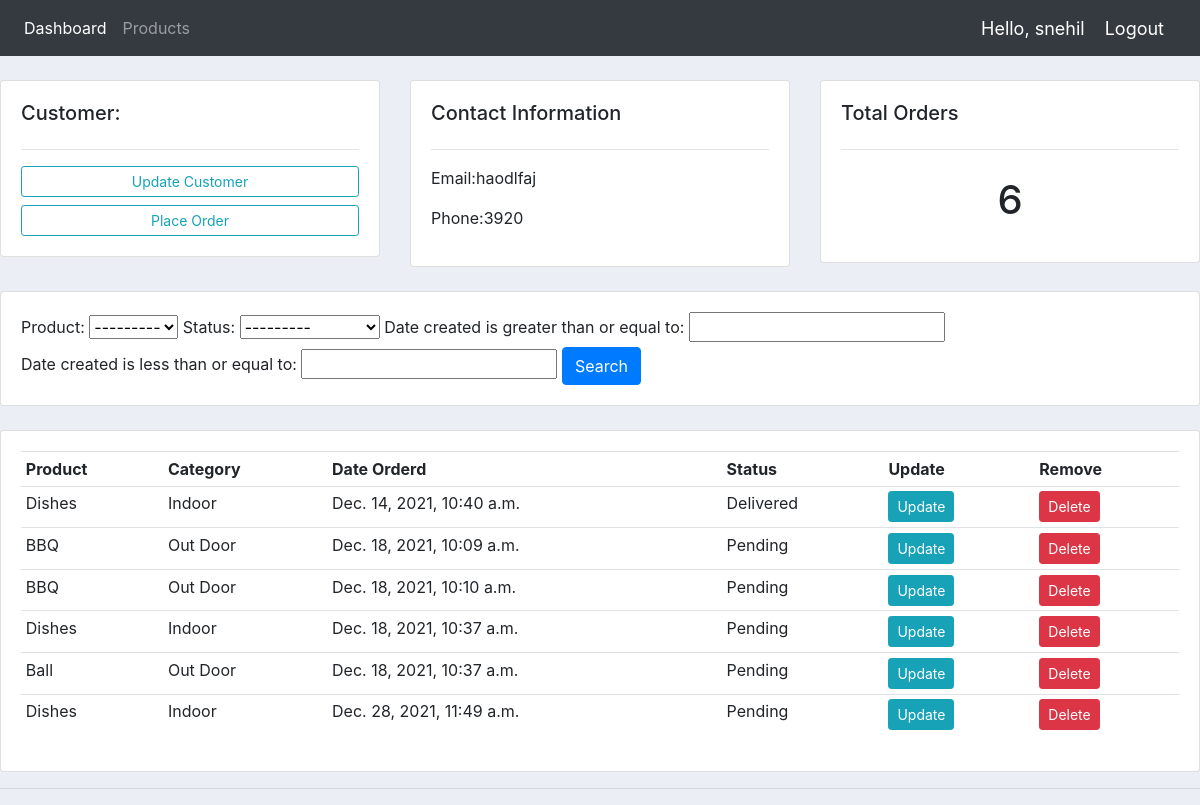
The app's page /customer/1/ (signed in) with its own data.
### accounts/models.py (models this page shows, shortened)
class Customer(models.Model):
	user = models.OneToOneField(User, null=True, blank=True, on_delete=models.CASCADE)
	name = models.CharField(max_length=200, null=True)
	phone = models.CharField(max_length=200, null=True)
	email = models.CharField(max_length=200, null=True)
	profile_pic = models.ImageField(default ='profile_pic.png',null=True,blank=True)
	date_created = models.DateTimeField(auto_now_add=True, null=True)

class Order(models.Model):
	STATUS = (
			('Pending', 'Pending'),
			('Out for delivery', 'Out for delivery'),
			('Delivered', 'Delivered'),
			)
	customer = models.ForeignKey(Customer, null=True, on_delete=models.SET_NULL)
	product = models.ForeignKey(Product, null=True, on_delete=models.SET_NULL)
	date_created = models.DateTimeField(auto_now_add=True, null=True)
	status = models.CharField(max_length=200, null=True, choices=STATUS)

class Product(models.Model):
	CATEGORY = (
			('Indoor', 'Indoor'),
			('Out Door', 'Out Door'),
			)
	name = models.CharField(max_length=200, null=True)
	price = models.FloatField(null=True)
	category = models.CharField(max_length=200, null=True, choices=CATEGORY)
	description = models.CharField(max_length=200, null=True, blank=True)
	date_created = models.DateTimeField(auto_now_add=True, null=True)
	tags = models.ManyToManyField(Tag)
	def __str__(self):
		return str(self.name)

### accounts/decorators.py (the view)
        def wrapper_func(request,*args,**kwargs):
            group = None
            if request.user.groups.exists():
                group = request.user.groups.all()[0].name
            if group in allowed_roles:
                return view_func(request,*args,**kwargs)
            else:
                return HttpResponse('You are not authorised to view this page')

### accounts/views.py (called while the page is built)
@login_required(login_url='login')
@allowed_users(allowed_roles=['admin'])
def customer(request,pk_test):
    customer = Customer.objects.get(id=pk_test)
    orders = customer.order_set.all()
    order_count = orders.count()
    myFilter = OrderFilter(request.GET, queryset=orders)
    orders = myFilter.qs
    context = {'customer':customer,'orders':orders,'order_count':order_count,'myFilter':myFilter}
    return render(request,'accounts/customers.html',context)

### accounts/templates/accounts/customers.html
{% extends 'accounts/main.html' %}
{% block content %}
<br>
<div class="row">
	<div class="col-md">
		<div class="card card-body">
			<h5>Customer:</h5>
			<hr>
			<a class="btn btn-outline-info  btn-sm btn-block" href="">Update Customer</a>
			<a class="btn btn-outline-info  btn-sm btn-block" href="{% url 'create_order' customer.id %}">Place Order</a>
		</div>
	</div>
	<div class="col-md">
		<div class="card card-body">
			<h5>Contact Information</h5>
			<hr>
			<p>Email:{{customer.email}} </p>
			<p>Phone:{{customer.phone}} </p>
		</div>
	</div>
	<div class="col-md">
		<div class="card card-body">
			<h5>Total Orders</h5>
			<hr>
			<h1 style="text-align: center;padding: 10px">{{order_count}}</h1>
		</div>
	</div>
</div>
<br>
<div class="row">
	<div class="col">
		<div class="card card-body">
			<form method="get">
				{{myFilter.form}}
		    <button class="btn btn-primary" type="submit">Search</button>
		  </form>
		</div>
	</div>
</div>
<br>
<div class="row">
	<div class="col-md">
		<div class="card card-body">
			<table class="table table-sm">
				<tr>
					<th>Product</th>
					<th>Category</th>
					<th>Date Orderd</th>
					<th>Status</th>
					<th>Update</th>
					<th>Remove</th>
				</tr>
				{% for order in orders %}
				<tr>
					<td>{{order.product}}</td>
					<td>{{order.product.category}}</td>
					<td>{{order.date_created}}</td>
					<td>{{order.status}}</td>
					<td><a class="btn btn-sm btn-info" href="{% url 'update_order' order.id %}">Update</a></td>
						<td><a class="btn btn-sm btn-danger" href="{% url 'delete_order' order.id %}">Delete</a></td>
				</tr>
				{% endfor %}
			</table>
		</div>
	</div>
</div>
{% endblock %}

### accounts/templates/accounts/navbar.html (shortened to what this page needs)
{% load static %}
<nav class="navbar navbar-expand-lg navbar-dark bg-dark">
  <div class="collapse navbar-collapse" id="navbarNav">
    <ul class="navbar-nav">
      {% if request.user.is_staff %}
      <li class="nav-item active">
        <a class="nav-link" href="{% url 'home' %}">Dashboard</a>
      </li>
      <li class="nav-item">
        <a class="nav-link" href="{% url 'products' %}">Products</a>
      </li>
      {% else %}
       <li class="nav-item">
        <a class="nav-link" href="{% url 'account' %}">Settings</a>
      </li>
      {% endif %}
    </ul>
  </div>
  <span class="hello-msg">Hello, {{request.user}}</span>
  <span ><a  class="hello-msg" href="{% url 'logout' %}">Logout</a></span>
</nav>

### static/css/main.css (style rules this page uses)
body { background-color: #ebeff5; }

### accounts/templates/accounts/navbar.html (style rules this page uses)
.hello-msg { font-size: 18px; color: #fff; margin-right: 20px; }

### records on screen
Customer: email "haodlfaj", phone "3920"
Order: product "Dishes", product.category "Indoor", date_created "Dec. 14, 2021, 10:40 a.m.", status "Delivered"
Order: product "BBQ", product.category "Out Door", date_created "Dec. 18, 2021, 10:09 a.m.", status "Pending"
Order: product "BBQ", product.category "Out Door", date_created "Dec. 18, 2021, 10:10 a.m.", status "Pending"
Order: product "Dishes", product.category "Indoor", date_created "Dec. 18, 2021, 10:37 a.m.", status "Pending"
Order: product "Ball", product.category "Out Door", date_created "Dec. 18, 2021, 10:37 a.m.", status "Pending"
Order: product "Dishes", product.category "Indoor", date_created "Dec. 28, 2021, 11:49 a.m.", status "Pending"

### other values on screen
{{ request.user }} "snehil"
{{ order_count }} "6"
